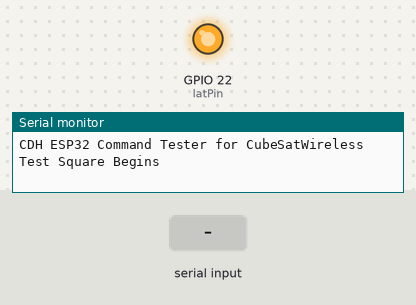
The sketch below on a simulated ESP32. Shown: output pins drawn as LEDs (lit = HIGH), the last lines printed to the serial monitor. Inputs (shaded band) come from the test bench.

Above: at 0.1 s.
At 2.7 s:
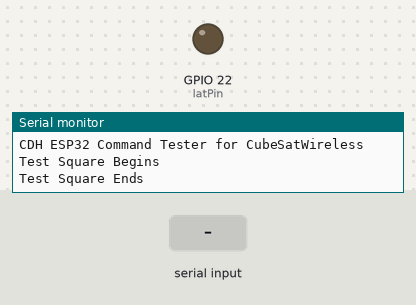
2.8 s: "1" received over Serial
4.3 s: "1" received over the second serial link
At 4.9 s:
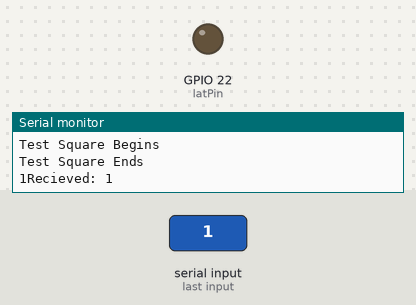
Timing chart, 0 to 7.3 s (numbered marks = the images above; inputs shaded):
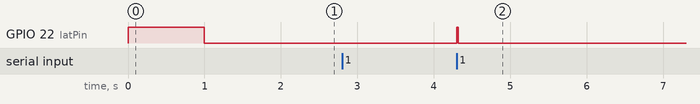

The sketch:

CDH_MCU.ino
```cpp
/*
 * There are three serial ports on the ESP known as U0UXD, U1UXD and U2UXD.
 *
 * U0UXD is used to communicate with the ESP32 for programming and during reset/boot.
 * U1UXD is unused and can be used for your projects. Some boards use this port for SPI Flash access though
 * U2UXD is unused and can be used for your projects.
 *
*/

#define RXD2 16
#define TXD2 17

int latPin = 22;

void setup()
{
  //Serial.println("Serial Rxd is on pin: "+String(RX));
  Serial.begin(115200);
  //Serial1.begin(9600, SERIAL_8N1, RXD2, TXD2);
  Serial2.begin(9600, SERIAL_8N1, RXD2, TXD2);
  Serial.println("CDH ESP32 Command Tester for CubeSatWireless");
  pinMode(latPin, OUTPUT);
  digitalWrite(latPin, 0);
 Serial.println("Test Square Begins");
  digitalWrite(latPin, 1);
  delay(1000);
  digitalWrite(latPin, 0);
  delay(500);
  Serial.println("Test Square Ends");

}


void loop() { //Choose Serial1 or Serial2 as required
  int incomingByte = 0; // incoming byte from serial input
  char c;
  String output = "";

  while (Serial.available() > 0)
  {
    incomingByte = Serial.read();
    c = (char) incomingByte;
    Serial.print(c);
    output += c;
  }
  if(output != "")
  {
    Serial2.print(output.c_str());
  }
  output = "";
  incomingByte = 0; // incoming byte from serial input
  c = ' ';
  output = "";

  //Serial.println(Serial2.available());

  while (Serial2.available() > 0)
  {
    incomingByte = Serial2.read();
    c = (char) incomingByte;
    output += c;
  }
  if(output != "")
  {
    digitalWrite(latPin, 1);
    Serial.print("Recieved: ");
    Serial.println(output);

    delay(20);
    digitalWrite(latPin, 0);
  }
  delay(10);
}
```

Measured:
- after the input at 4.3 s, GPIO 22 (latPin): LOW → HIGH at once, → LOW 0.02 s later
